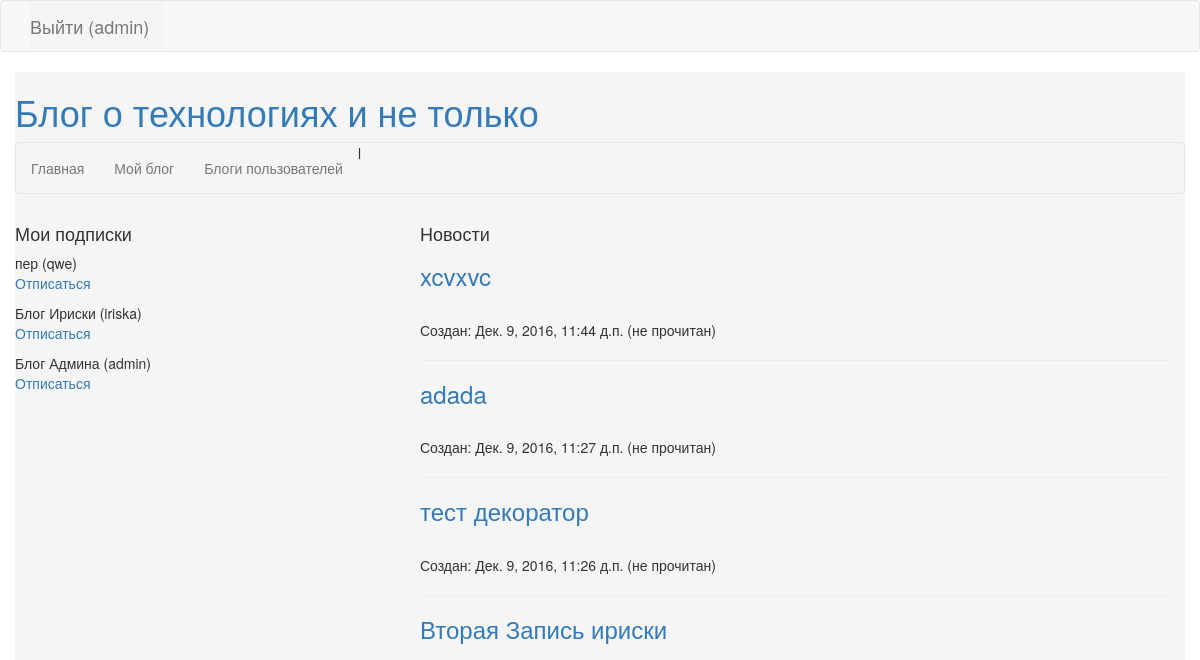
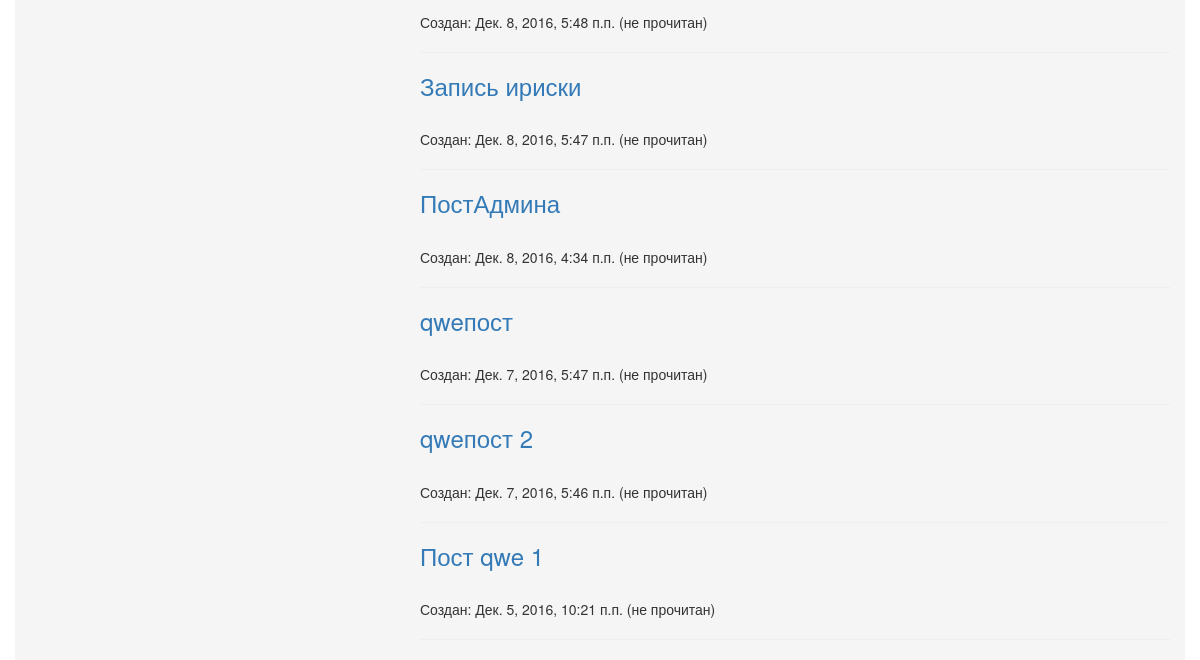
Page / (signed in) on the earlier database version (2 pictures, top to bottom).
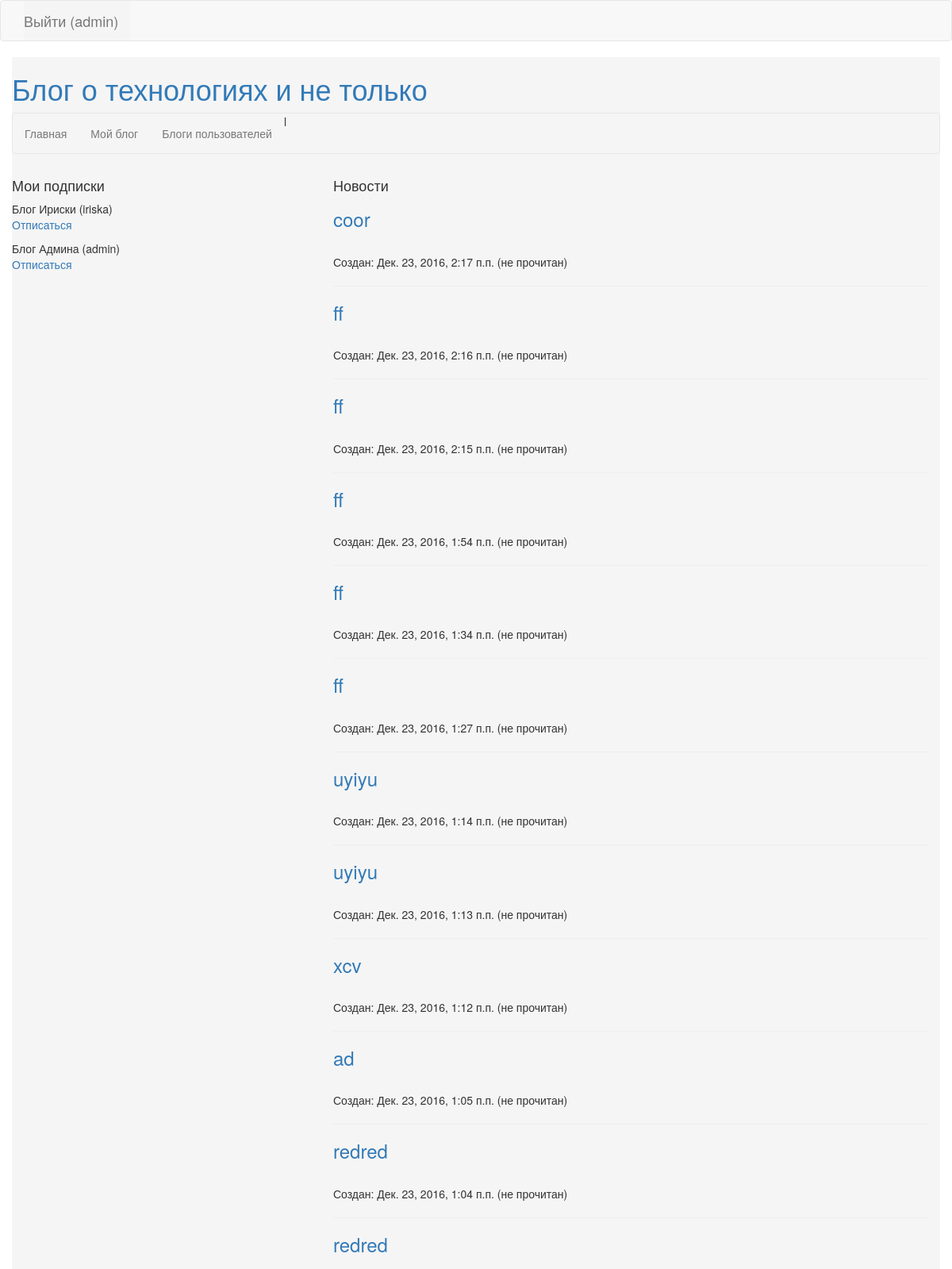
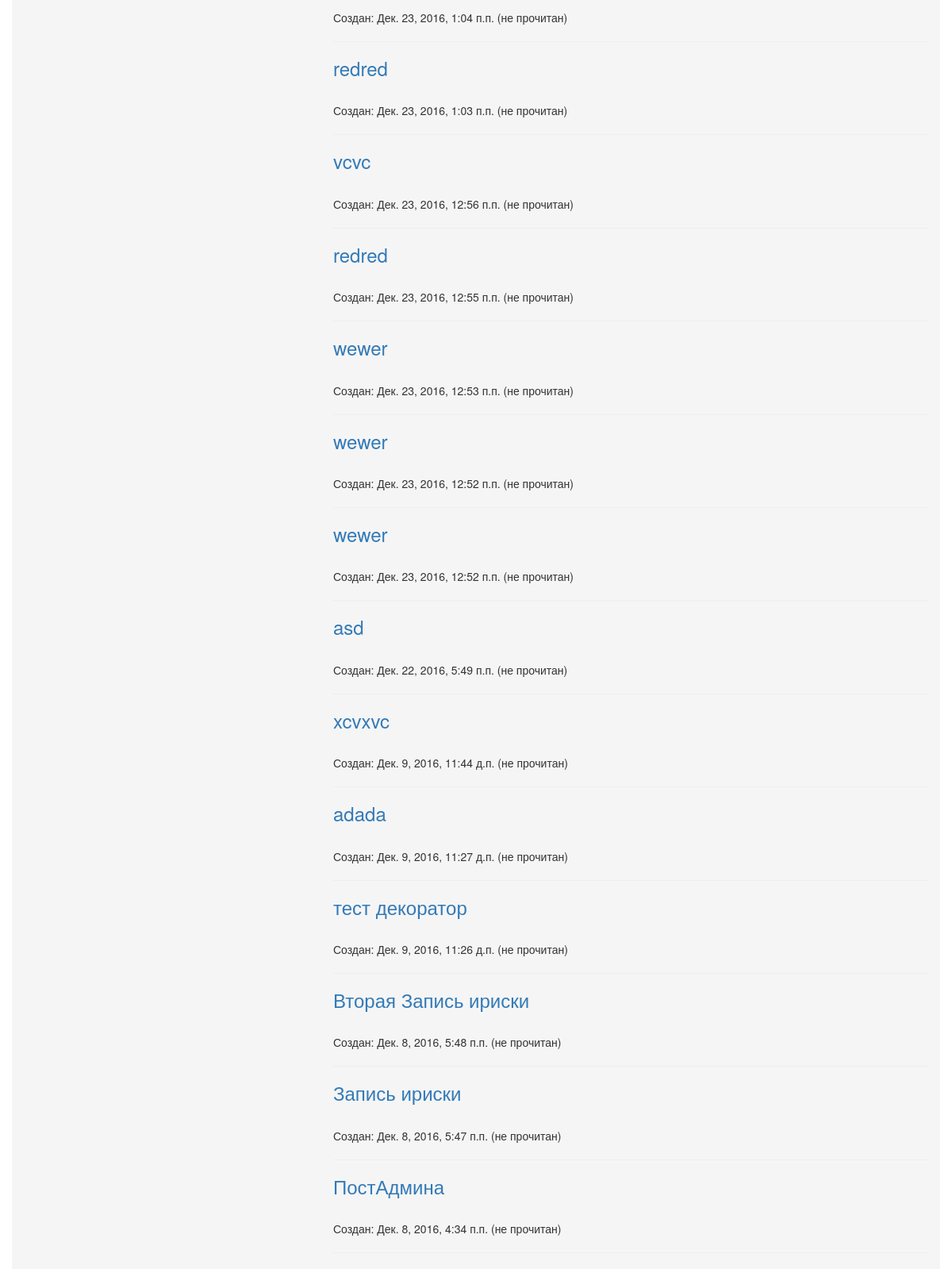
Same page on the later database version (2 pictures, top to bottom).
### blog/models.py (models this page shows, shortened)
class Blog(m.Model):
    name = m.CharField(
        'Название',
        max_length=50,
    )
    user = m.ForeignKey(
        'auth.User',
        verbose_name='Пользователь',
    )
    class Meta:
        verbose_name = "Блог"
        verbose_name_plural = "Блоги"

class Post(m.Model):
    blog = m.ForeignKey(
        Blog,
        verbose_name='Блог',
    )
    title = m.CharField(
        'Заголовок',
        max_length=200,
    )
    text = m.TextField('Текст сообщения')
    created_date = m.DateTimeField(
        'Создан',
        auto_now_add=True,
    )
    newsfeeds = m.ManyToManyField(
        NewsFeed,
        verbose_name='Новости',
        blank=True,
        through='Reviewed'
    )
    class Meta:
        ordering = ["-created_date"]
        get_latest_by = "create_date"
        verbose_name = "Пост"
        verbose_name_plural = "Посты"

### blog/views.py (the view)
# urls.py: url(r'^$', UserNewsFeed.as_view(), name="news_feed"),
class UserNewsFeed(TemplateView):
    template_name = 'blog/NewsFeed.html'
    def get(self, request, *args, **kwargs):
        user = auth.get_user(request)
        if not user.is_authenticated:
            return redirect('/users_blogs/')
        posts = Post.objects.filter(blog__newsfeed__user=user).order_by('-created_date')
        reviewed = Post.objects.filter(reviewed__news_feed__user=user,
                                       reviewed__isreviewed=True)
        userblogs = Blog.objects.filter(newsfeed__user=user)
        reviewed_posts = [(post, True if post in reviewed else False) for post in posts]
        return render(request,
                      self.template_name,
                      {
                          'blogs': userblogs,
                          'posts': reviewed_posts,
                          'user': user,
                      })

### blog/templates/blog/NewsFeed.html
{% extends 'blog/index.html' %}
{% block content %}
    <div class="col-lg-4 col-md-4 col-sm-4 col-xs-4">
        <div class="row">
            <h4>Мои подписки</h4>
        </div>
        {% for blog in blogs %}
        <div class="row">
            {{ blog.name }} ({{ blog.user }})<br>
            <p><a href="/unsubscribe/{{ blog.id }}">Отписаться</a></p>
        </div>
        {% endfor %}
    </div>
    <div class="col-lg-8 col-md-8 col-sm-8 col-xs-8">
        <h4>Новости</h4>
        {% for post, reviewed in posts %}
            <h3><a href="/post/get/{{ post.id }}/">{{ post.title }}</a></h3><br>
            Создан: {{ post.created_date }}
            {% if reviewed %} (Прочитан)
            {% else %} (не прочитан)
            {% endif %}
            <br>
            <hr>
        {% endfor %}
    </div>
{% endblock%}

Differences in the rows shown:
no longer on this page (row unchanged): Blog: name "пер", user "qwe"
no longer on this page (row unchanged): Post: title "qweпост", created_date "Дек. 7, 2016, 5:47 п.п."
no longer on this page (row unchanged): Post: title "qweпост 2", created_date "Дек. 7, 2016, 5:46 п.п."
no longer on this page (row unchanged): Post: title "Пост qwe 1", created_date "Дек. 5, 2016, 10:21 п.п."
added Post: title "coor", created_date "Дек. 23, 2016, 2:17 п.п."
added Post: title "ff", created_date "Дек. 23, 2016, 2:16 п.п."
added Post: title "ff", created_date "Дек. 23, 2016, 2:15 п.п."
added Post: title "ff", created_date "Дек. 23, 2016, 1:54 п.п."
added Post: title "ff", created_date "Дек. 23, 2016, 1:34 п.п."
added Post: title "ff", created_date "Дек. 23, 2016, 1:27 п.п."
added Post: title "uyiyu", created_date "Дек. 23, 2016, 1:14 п.п."
added Post: title "uyiyu", created_date "Дек. 23, 2016, 1:13 п.п."
added Post: title "xcv", created_date "Дек. 23, 2016, 1:12 п.п."
added Post: title "ad", created_date "Дек. 23, 2016, 1:05 п.п."
added Post: title "redred", created_date "Дек. 23, 2016, 1:04 п.п."
added Post: title "redred", created_date "Дек. 23, 2016, 1:04 п.п."
added Post: title "redred", created_date "Дек. 23, 2016, 1:03 п.п."
added Post: title "vcvc", created_date "Дек. 23, 2016, 12:56 п.п."
added Post: title "redred", created_date "Дек. 23, 2016, 12:55 п.п."
added Post: title "wewer", created_date "Дек. 23, 2016, 12:53 п.п."
added Post: title "wewer", created_date "Дек. 23, 2016, 12:52 п.п."
added Post: title "wewer", created_date "Дек. 23, 2016, 12:52 п.п."
added Post: title "asd", created_date "Дек. 22, 2016, 5:49 п.п."
